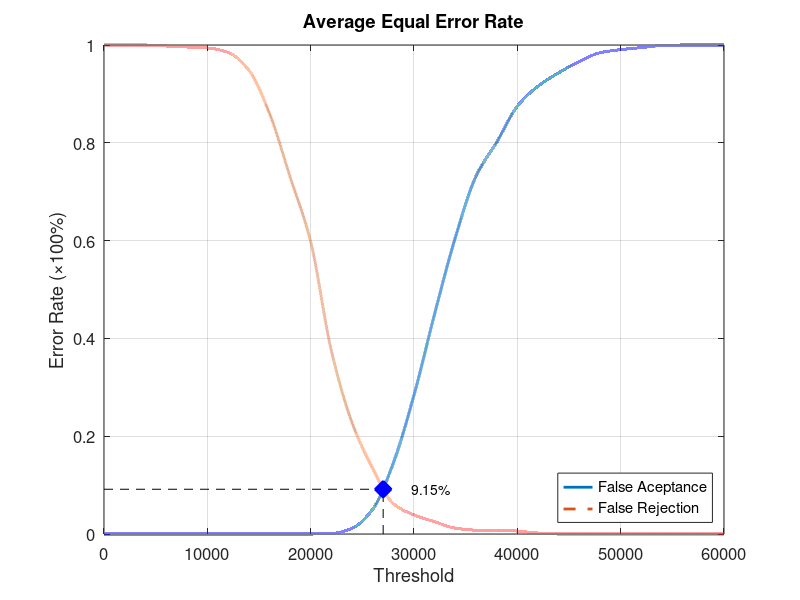
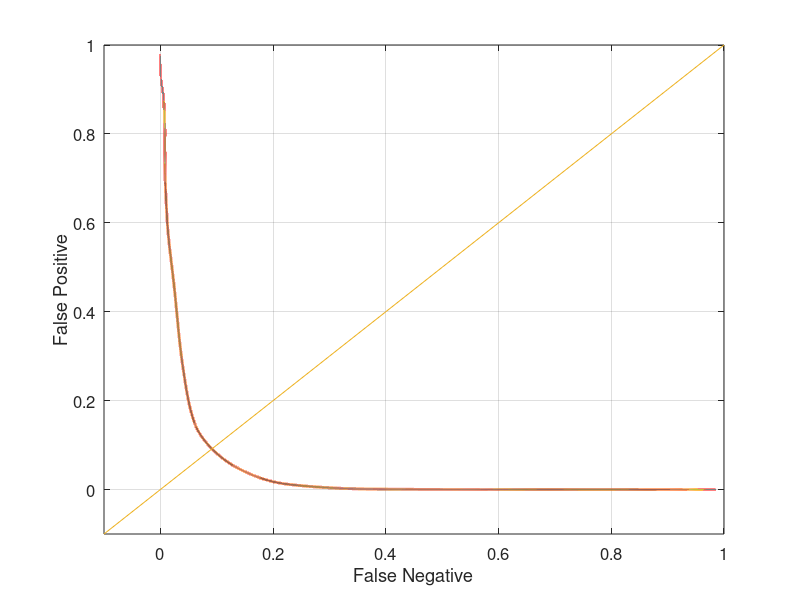

Here is the MATLAB script that generated these plots, in order:
function yEER = Database2Average
close all;
clear;
clc;
x = 0:2000:60000;
xq = 0:0.5:60000;

y0 = [0 0 0 0 0 0 0 0 0 0 0 0.00105263 0.0115789 0.0505263 0.145263 0.284211 0.450526 0.606316 0.731579 0.801053 0.874737 0.915789 0.943158 0.966316 0.984211 0.990526 0.994737 0.998947 1 1 1];
yy0 = interp1(x, y0, xq, 'pchip');
y1 = [1 1 1 0.998 0.996 0.994 0.985 0.949 0.861 0.731 0.598 0.375 0.228 0.134 0.062 0.039 0.025 0.012 0.008 0.008 0.006 0.002 0 0 0 0 0 0 0 0 0];
yy1 = interp1(x, y1, xq, 'pchip');

% Calculating EER: 
y2 = abs(y0 - y1);
find(y2 == min(y2))
yy2 = abs(yy0 - yy1);
xEER = find(yy2 == min(yy2));
xEERIndex = xq(xEER) % X-axis EER
yEER = yy0(xEER) % Y-axis EER

main = figure
plot(xq, yy0,'-','LineWidth', 2);	hold on
plot(xq, yy1,'--','LineWidth', 2);	hold on
plot([xEERIndex xEERIndex], [0 yEER], 'k--');	hold on
plot([0 xEERIndex], [yEER yEER], 'k--');	hold on
plot(xEERIndex, yEER, 'bx', 'LineWidth', 10);	hold on
text(xEERIndex + 10 * xEERIndex / 100, yEER, [num2str(round((10000 * yEER)) / 100) '%'])
legend('False Aceptance', 'False Rejection', 'Location', 'SouthEast')
xlabel('Threshold')
ylabel('Error Rate (\times100%)')
title('Average Equal Error Rate')
set(gca, 'FontSize', 12)
axis([0 60000 0 1])
grid on

print(main, 'Database2AverageMain', '-dpng');
FNRxFPR = figure('Color', [1 1 1]);
plot(yy1, yy0, '-', yy1, yy0, 'LineWidth', 2);
hold on
y = -0.1:0.1:1
plot(y, y); 
set(gca, 'FontSize', 12)
xlabel('False Negative')
ylabel('False Positive')
axis([-0.1 1 -0.1 1])
set(gca, 'FontSize', 12)
grid on

print(FNRxFPR, 'Database2AverageFNRxFPR','-dpng');
end
